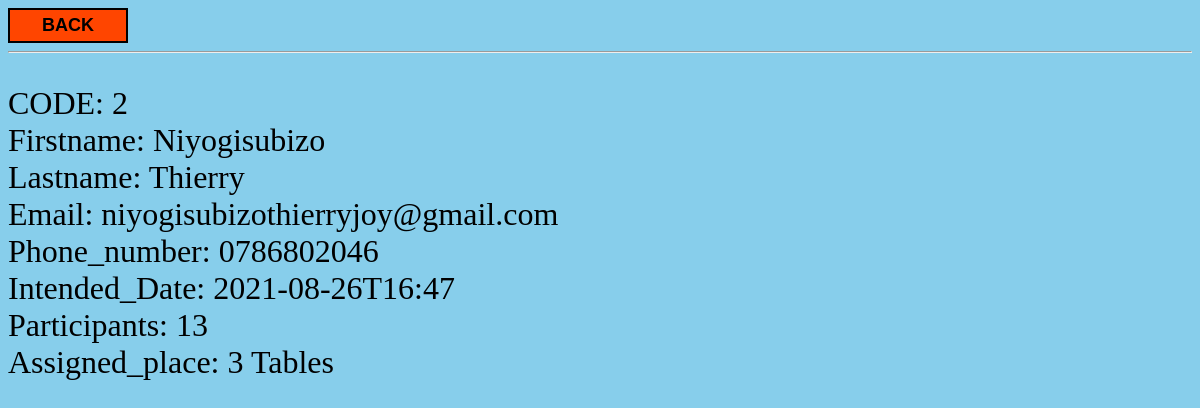
Page /hedquaterview.php?CODE=2 on the committed database.
### tables this page shows
CREATE TABLE `headquater` (
  `CODE` int(11) NOT NULL,
  `Firstname` char(30) DEFAULT NULL,
  `Lastname` char(30) DEFAULT NULL,
  `Email` varchar(100) DEFAULT NULL,
  `Phone_number` varchar(13) DEFAULT NULL,
  `Intended_date` varchar(20) DEFAULT NULL,
  `Participants` int(11) DEFAULT NULL,
  `Assigned_place` varchar(15) DEFAULT NULL
);

### hedquaterview.php (the view, shortened to what this page needs)
<html>
    <head>
</head>
<body>
   <a href="adminpanel.php"> <button type="button"><b>BACK</b></button></a>
</body>
</html>
<?php
   include("connect.php");
   $id = $_GET['CODE'];
   $query = "SELECT * FROM headquater WHERE CODE =".$id;
   $result = mysqli_query ($db, $query);
   if(!$result){
	   echo "Error ".mysqli_error($db);
   }else{
	   while($row=mysqli_fetch_array($result)){
		    echo "<br/><hr/>";
        echo"<p>";
		   echo "CODE: ".$row['CODE']; echo "<br/>";
		   echo "Firstname: ".$row['Firstname']; echo "<br/>";
           echo "Lastname: ".$row['Lastname']; echo "<br/>";
           echo "Email: ".$row['Email']; echo "<br/>";
           echo "Phone_number: ".$row['Phone_number']; echo "<br/>";
           echo "Intended_Date: ".$row['Intended_date']; echo "<br/>";
           echo "Participants: ".$row['Participants']; echo "<br/>";
           echo "Assigned_place: ".$row['Assigned_place']; echo "<br/>";
           echo"</p>";
	   }
   }
?>

### hedquaterview.php (style rules this page uses)
p { font-size: xx-large; }
body { background-color: skyblue; }
button { height: 35px; width: 120px; font-size: large; background-color: orangered; border-style: solid; transition: 0.9s; }
a { font-size: large; }

### rows in the picture
headquater: CODE "2", Firstname "Niyogisubizo", Lastname "Thierry", Email "niyogisubizothierryjoy@gmail.com", Phone_number "0786802046", Intended_date "2021-08-26T16:47", Participants "13", Assigned_place "3 Tables"
